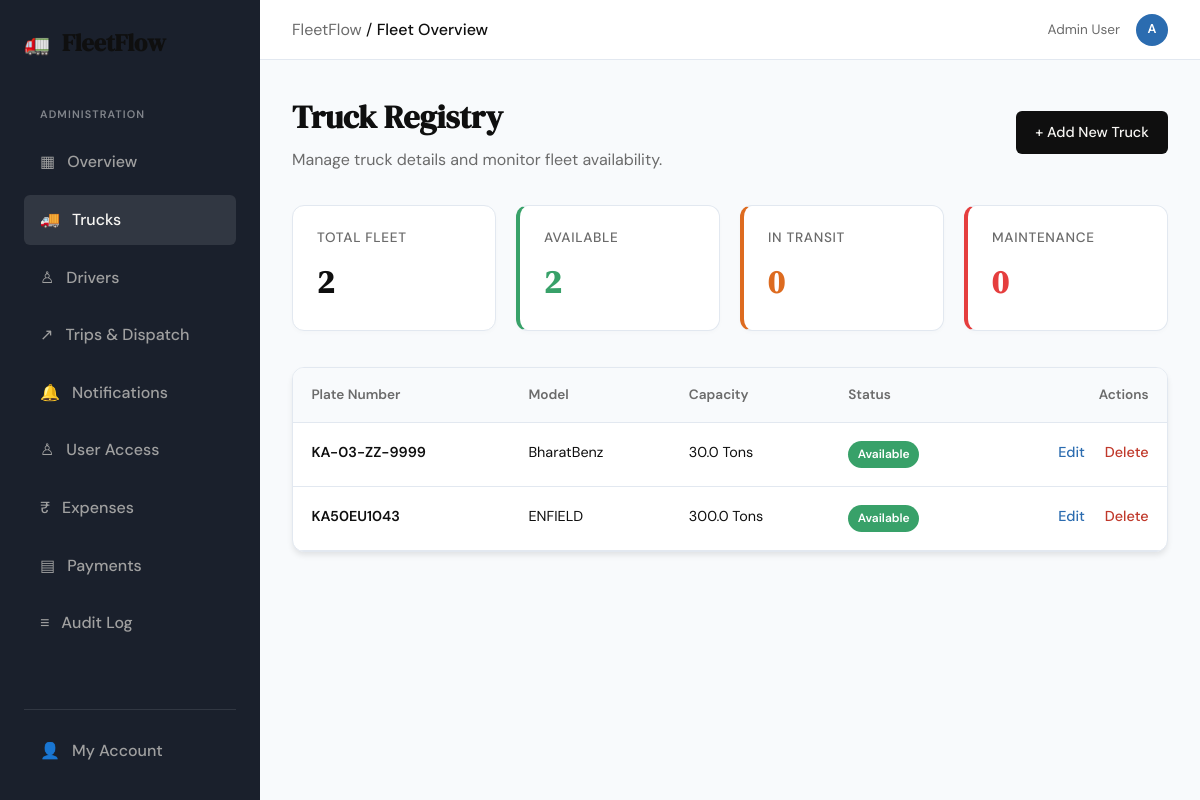
The page /trucks (signed in) on the database its author committed.
### tables this page shows
CREATE TABLE users (
                user_id INTEGER PRIMARY KEY AUTOINCREMENT,
                email TEXT NOT NULL UNIQUE,
                password TEXT NOT NULL,
                is_approved BOOLEAN DEFAULT 0,
                role TEXT CHECK(role IN ('Admin', 'User')) DEFAULT 'User',
                created_at DATETIME DEFAULT CURRENT_TIMESTAMP
            , full_name TEXT, is_rejected BOOLEAN NOT NULL DEFAULT 0, is_terminated BOOLEAN NOT NULL DEFAULT 0, terminated_at DATETIME, job_role TEXT NOT NULL DEFAULT 'User', requested_role TEXT NOT NULL DEFAULT 'User', driver_id INTEGER REFERENCES drivers(driver_id));

CREATE TABLE trucks (
                truck_id INTEGER PRIMARY KEY AUTOINCREMENT,
                registration_number TEXT NOT NULL UNIQUE,
                model TEXT NOT NULL,
                year INTEGER NOT NULL,
                capacity_tons REAL,
                status TEXT CHECK(status IN ('Available', 'In Trip', 'Maintenance')) DEFAULT 'Available',
                last_service_date DATE
            , owner_user_id INTEGER REFERENCES users(user_id));

### app.py (the view)
@app.route("/trucks")
@access_required
def trucks():
    if not _is_admin_user():
        abort(403)
    session.setdefault("csrf_token", secrets.token_urlsafe(32))
    is_admin = _is_admin_user()
    conn = get_db()
    trucks = conn.execute(
        "SELECT * FROM trucks ORDER BY registration_number"
    ).fetchall()
    truck_status_counts = {"Available": 0, "In Trip": 0, "Maintenance": 0}
    for truck in trucks:
        if truck["status"] in truck_status_counts:
            truck_status_counts[truck["status"]] += 1
    total_trucks = len(trucks)
    available_trucks = truck_status_counts["Available"]
    in_trip_trucks = truck_status_counts["In Trip"]
    maint_trucks = truck_status_counts["Maintenance"]
    conn.close()
    return render_template("trucks.html",
                           trucks=trucks,
                           total_trucks=total_trucks,
                           available_trucks=available_trucks,
                           in_trip_trucks=in_trip_trucks,
                           maint_trucks=maint_trucks,
                           is_admin=is_admin,
                           block_content='dashboard')

### app.py (called while the page is built, shortened)
def _is_admin_user():
    return bool(session.get("is_admin") or session.get("role") == "Admin")

def _record_owner_filter(alias, owner_column="owner_user_id"):
    if session.get("email", "").lower() == SUPER_ADMIN_EMAIL.lower():
        return "1 = 1", []

@app.context_processor
def inject_admin_notification_count():
    if not (session.get("is_admin") or session.get("role") == "Admin"):
        return {"admin_notification_count": 0}
    conn = get_db()
    try:
        counts = _count_admin_notifications(conn)
    finally:
        conn.close()
    return {"admin_notification_count": sum(counts.values())}

### controller/access_controller.py (called while the page is built)
    def is_authorized(self, user_id):
        user = self.db.execute(
            "SELECT is_approved, is_rejected, is_terminated FROM users WHERE user_id = ?",
            (user_id,)
        ).fetchone()
        return (
            user
            and user['is_approved'] == 1
            and not user['is_rejected']
            and not user['is_terminated']
        )

    def is_terminated(self, user_id):
        user = self.db.execute(
            "SELECT is_terminated FROM users WHERE user_id = ?", (user_id,)
        ).fetchone()
        return bool(user and user['is_terminated'])

### database/db.py (called while the page is built)
def get_db():
    conn = sqlite3.connect(DATABASE_PATH)
    conn.row_factory = sqlite3.Row
    conn.execute("PRAGMA foreign_keys = ON")
    return conn

### templates/trucks.html (shortened to what this page needs)
{% extends "base.html" %}
{% block breadcrumb %}Fleet Overview{% endblock %}
{% block content_dashboard %}
<div class="dashboard-page">
    <div class="panel-header" style="display: flex; justify-content: space-between; align-items: center; margin-bottom: 2rem;">
        <div>
            <h1 style="font-family: var(--font-display); font-size: 2rem; color: var(--ink); margin: 0;">{{ 'Truck Registry' if is_admin else 'Fleet View' }}</h1>
            <p style="color: var(--ink-muted); margin-top: 0.25rem;">{{ 'Manage truck details and monitor fleet availability.' if is_admin else 'View truck details and availability.' }}</p>
        </div>
        {% if is_admin %}
        <a href="{{ url_for('add_truck') }}" class="btn-primary" style="padding: 0.6rem 1.2rem; font-size: 0.9rem;">+ Add New Truck</a>
        {% endif %}
    </div>
    <div class="stats-grid">
        <div class="stat-tile">
            <span class="stat-label">Total Fleet</span>
            <span class="stat-value">{{ total_trucks }}</span>
        </div>
        <div class="stat-tile" style="border-left: 4px solid var(--status-available);">
            <span class="stat-label">Available</span>
            <span class="stat-value" style="color: var(--status-available);">{{ available_trucks }}</span>
        </div>
        <div class="stat-tile" style="border-left: 4px solid var(--status-trip);">
            <span class="stat-label">In Transit</span>
            <span class="stat-value" style="color: var(--status-trip);">{{ in_trip_trucks }}</span>
        </div>
        <div class="stat-tile" style="border-left: 4px solid var(--status-maint);">
            <span class="stat-label">Maintenance</span>
            <span class="stat-value" style="color: var(--status-maint);">{{ maint_trucks }}</span>
        </div>
    </div>
    <div class="table-container" style="margin-top: 2rem;">
        <table class="fleet-table">
            <thead>
                <tr>
                    <th>Plate Number</th>
                    <th>Model</th>
                    <th>Capacity</th>
                    <th>Status</th>
                    {% if is_admin %}<th style="text-align: right;">Actions</th>{% endif %}
                </tr>
            </thead>
            <tbody>
                {% for truck in trucks %}
                <tr>
                    <td style="font-weight: 600;">{{ truck.registration_number }}</td>
                    <td>{{ truck.model }}</td>
                    <td>{{ truck.capacity_tons }} Tons</td>
                    <td>
                        <span class="status-badge {% if truck.status == 'Available' %}badge-available{% elif truck.status == 'In Trip' %}badge-trip{% else %}badge-maint{% endif %}">
                            {{ truck.status }}
                        </span>
                    </td>
                    {% if is_admin %}
                    <td style="text-align: right;">
                        <a href="{{ url_for('edit_truck', id=truck.truck_id) }}" style="color: var(--industry-blue); font-weight: 500; margin-right: 1rem;">Edit</a>
                        <form action="{{ url_for('delete_truck', id=truck.truck_id) }}" method="POST" style="display: inline;" onsubmit="return confirm('Delete truck {{ truck.registration_number }}?');">
                            <button type="submit" class="link-button danger-link">Delete</button>
                        </form>
                    </td>
                    {% endif %}
                </tr>
                {% endfor %}
            </tbody>
        </table>
    </div>
</div>
{% endblock %}

### templates/base.html (shortened to what this page needs)
<!DOCTYPE html>
<html lang="en">
<head>
    <link rel="stylesheet" href="{{ url_for('static', filename='css/style.css') }}">
</head>
<body class="{{ 'dashboard-body' if block_content == 'dashboard' else '' }}">
    {% if block_content == 'dashboard' %}
    <div class="dashboard-layout">
        <aside class="sidebar">
            <div class="sidebar-header">
                <span class="brand-icon">🚛</span>
                <span class="brand-name">FleetFlow</span>
            </div>
            <nav class="sidebar-nav">
                {% if session.get('is_admin') or session.get('role') == 'Admin' %}
                <span class="nav-section-label">Administration</span>
                <a href="{{ url_for('admin_dashboard') }}" class="nav-item{% if request.endpoint == 'admin_dashboard' %} active{% endif %}"><span>▦</span> Overview</a>
                <a href="{{ url_for('trucks') }}" class="nav-item{% if request.endpoint in ('trucks', 'add_truck', 'edit_truck', 'delete_truck') %} active{% endif %}"><span>🚚</span> Trucks</a>
                <a href="{{ url_for('drivers') }}" class="nav-item{% if request.endpoint in ('drivers', 'add_driver', 'edit_driver', 'upload_driver_document', 'download_driver_document') %} active{% endif %}"><span>♙</span> Drivers</a>
                <a href="{{ url_for('trips') }}" class="nav-item{% if request.endpoint in ('trips', 'create_trip', 'update_trip_status', 'update_trip_freight', 'record_trip_payment') %} active{% endif %}"><span>↗</span> Trips & Dispatch</a>
                <a href="{{ url_for('admin_notifications') }}" class="nav-item{% if request.endpoint in ('admin_notifications', 'admin_notification_count') %} active{% endif %}">
                    <span>🔔</span> Notifications
                </a>
                <a href="{{ url_for('admin_users') }}" class="nav-item{% if request.endpoint in ('admin_users', 'approve_user', 'reject_user') %} active{% endif %}"><span>♙</span> User Access</a>
                <a href="{{ url_for('expenses') }}" class="nav-item{% if request.endpoint in ('expenses', 'review_expense', 'correct_expense_amount') %} active{% endif %}"><span>₹</span> Expenses</a>
                <a href="{{ url_for('payments') }}" class="nav-item{% if request.endpoint in ('payments', 'correct_payment_amount') %} active{% endif %}"><span>▤</span> Payments</a>
                <a href="{{ url_for('admin_audit') }}" class="nav-item{% if request.endpoint == 'admin_audit' %} active{% endif %}"><span>≡</span> Audit Log</a>
                {% endif %}
            </nav>
            <div class="sidebar-footer">
                <a href="{{ url_for('account') }}" class="nav-item{% if request.endpoint == 'account' %} active{% endif %}"><span>👤</span> My Account</a>
            </div>
        </aside>
        <div class="app-container">
            <nav class="top-bar">
                <div class="breadcrumbs">
                    <span style="color: var(--ink-muted);">FleetFlow</span> /
                    <span style="color: var(--ink); font-weight: 500;">{% block breadcrumb %}Dashboard{% endblock %}</span>
                </div>
                <div class="user-profile" style="display: flex; align-items: center; gap: 1rem;">
                    {% set profile_name = session.get('full_name') or session.get('email', 'Account') %}
                    <span style="font-size: 0.85rem; color: var(--ink-muted);">{{ profile_name }}</span>
                    <div aria-label="{{ profile_name }}" title="{{ profile_name }}" style="width: 32px; height: 32px; border-radius: 50%; background: var(--industry-blue); color: white; display: flex; align-items: center; justify-content: center; font-size: 0.8rem; font-weight: 600;">{{ session.get('avatar_initials') or profile_name[:1]|upper }}</div>
                </div>
            </nav>
            <main class="main-content" style="padding: 2rem;">
                {% block content_dashboard %}{% endblock %}
            </main>
        </div>
    </div>
    {% endif %}
</body>
</html>

### rows shown on the page
users: full_name "Admin User"
trucks: registration_number "KA-03-ZZ-9999", model "BharatBenz", capacity_tons "30.0", status "Available"
trucks: registration_number "KA50EU1043", model "ENFIELD", capacity_tons "300.0", status "Available"

### other values the page prints
{{ session.get('avatar_initials') or profile_name[:1]|upper }} "A"
{{ 'Truck Registry' if is_admin else 'Fleet View' }} "Truck Registry"
{{ total_trucks }} "2"
{{ available_trucks }} "2"
{{ in_trip_trucks }} "0"
{{ maint_trucks }} "0"
